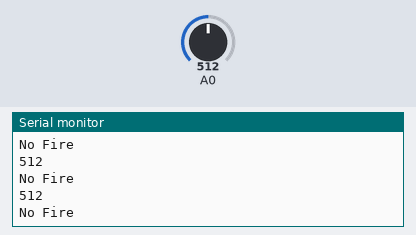
The sketch below on a simulated Arduino Uno, built with avr-gcc and run on an emulated ATmega328P. Shown: the last lines printed to the serial monitor. The inputs (shaded band) are chosen by the test bench; at power-on: A0 = 512.

Above: at 1.2 s.
1.3 s: A0 set to 667
At 1.8 s:
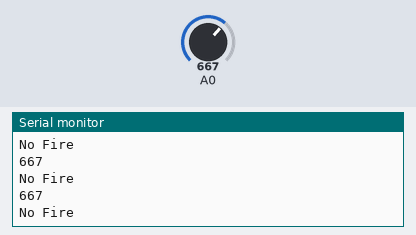
2.8 s: A0 set to 693
At 3.3 s:
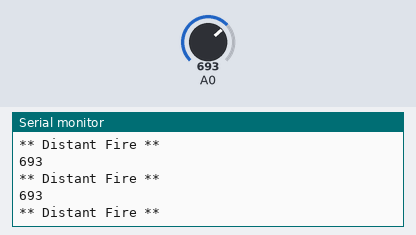
10.4 s: A0 set to 982
At 11.1 s:
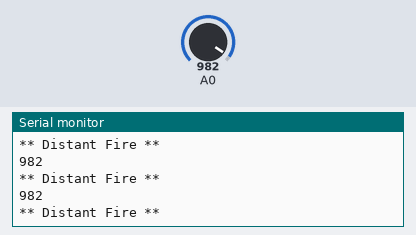
13.4 s: A0 set to 1008
At 13.9 s:
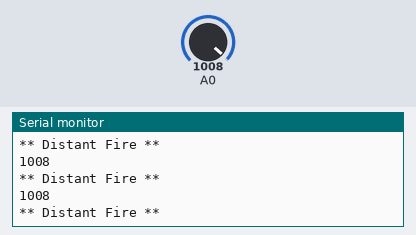
Timing chart, 0 to 16.4 s (numbered marks = the images above; inputs shaded):
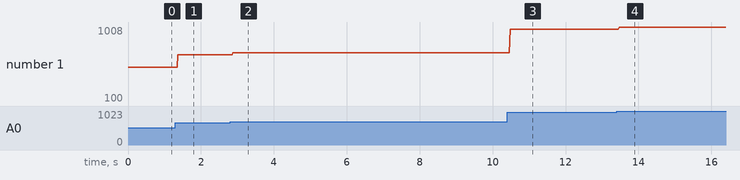

Measured:
- the behaviour switches between 681 and 682 on A0 (found by bisection; images 1 and 2)
- after the input at 1.3 s, the serial monitor: prints a new line after 0.07 s (image 1)
- after the input at 2.8 s, the serial monitor: prints a new line after 0.07 s (image 2)
- after the input at 10.4 s, the serial monitor: prints a new line after 0.09 s (image 3)
- after the input at 13.4 s, the serial monitor: prints a new line after 0.08 s (image 4)
- plotted number 1: 512 → 667 after the input at 1.3 s, 667 → 693 after the input at 2.8 s, 693 → 982 after the input at 10.4 s, 982 → 100 after the input at 13.4 s

The sketch:

FlameSensor.ino
```cpp
// #define FlameSensor A0
// #define LED 8
// void setup() {
//   Serial.begin(9600);
// }

// void loop() {
//   int FlameValue = analogRead(FlameSensor);
//   Serial.println(FlameValue);
//   digitalWrite(LED, LOW);
//   if (FlameValue > 500){
//     digitalWrite(LED, HIGH);
//   }
// }

const int sensorMin = 0;
const int sensorMax = 1023;

void setup() {
  Serial.begin(9600);
}

void loop() {
  int sensorReading = analogRead(A0);
  int range = map(sensorReading, sensorMin, sensorMax, 3, 0);
  Serial.println(sensorReading);
switch(range){
  case 0:
    Serial.println("** Close Fire **");
    break;

  case 1:
    Serial.println("** Distant Fire **");
    break;

  case 2:
    Serial.println("No Fire");
    break;


}
delay(1);
}
```
